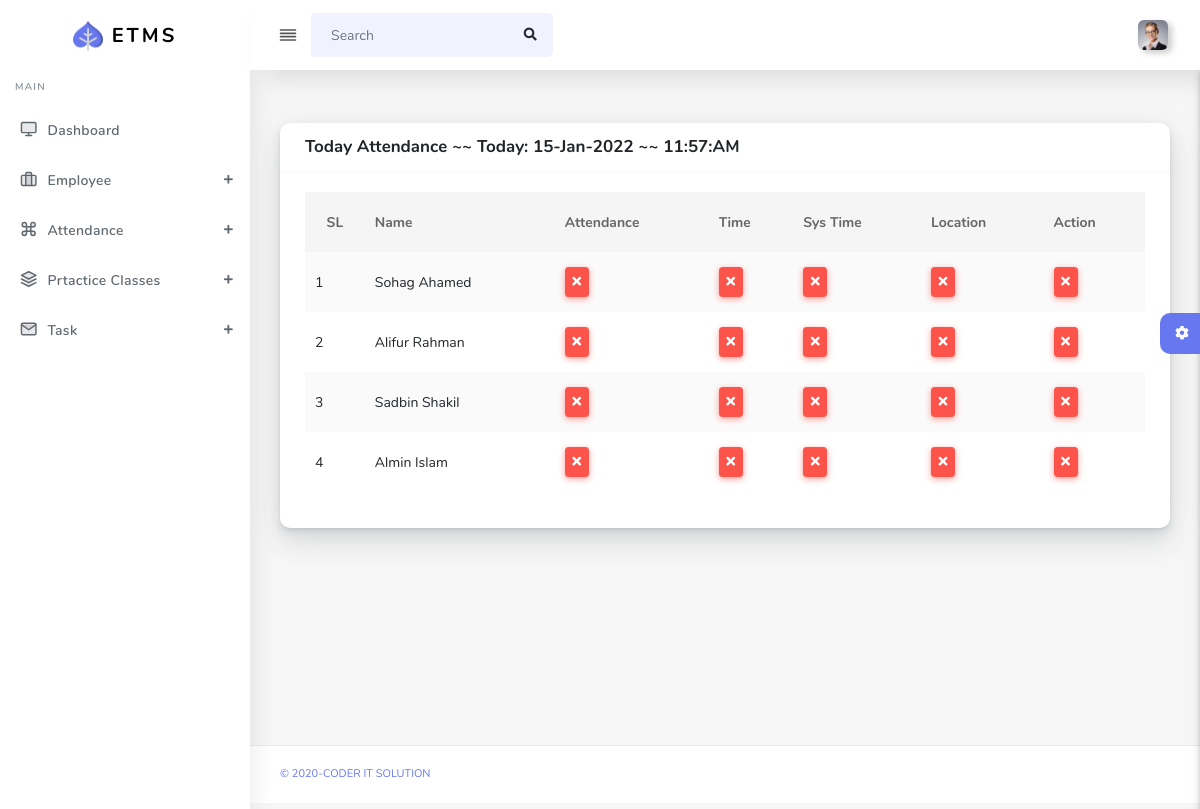
/admin/attToday.php (signed in), run on the app's committed database.
### tables this page shows
CREATE TABLE `em_user` (
  `u_id` int(255) NOT NULL,
  `first_name` varchar(255) NOT NULL,
  `last_name` varchar(255) NOT NULL,
  `email` varchar(255) NOT NULL,
  `mobile` varchar(255) NOT NULL,
  `birthday` varchar(255) NOT NULL,
  `blood_group` varchar(255) NOT NULL,
  `father_name` varchar(255) NOT NULL,
  `mother_name` varchar(255) NOT NULL,
  `parents_number` varchar(255) NOT NULL,
  `education` varchar(255) NOT NULL,
  `address` text NOT NULL,
  `password` varchar(255) NOT NULL,
  `register_time` datetime NOT NULL,
  `email_verify` varchar(100) NOT NULL,
  `email_verify_code` varchar(255) NOT NULL,
  `mobile_verify` varchar(100) NOT NULL DEFAULT '0',
  `mobile_verify_code` int(255) NOT NULL,
  `photo` varchar(255) NOT NULL,
  `reset_code` int(11) DEFAULT NULL
);

### function.php (called while the page is built, shortened)
<?php
	require_once("config.php");
	function checkAttendance($user_id,$checkDate){
		global $pdo;
		$stm=$pdo->prepare("SELECT * FROM em_attendance WHERE em_id=? AND DATE(user_time)=?");
		$stm->execute(array($user_id,$checkDate));
	 	return $result = $stm->rowCount();
	}
 ?>

### admin/attToday.php (the view)
<?php require_once('header.php');?>
 <div class="row">
              <div class="col-12">
                <div class="card">
                  <div class="card-header">
                    <h4>Today Attendance ~~ <span>Today: <?php echo date('d-M-Y ~~ h:i:A'); ?> </span></h4>
                  </div>
                  <div class="card-body">
                    <div class="table-responsive">
                      <table class="table table-striped">
                        <thead>
                          <tr>
                            <th class="text-center">
                              SL
                            </th>
                            <th>Name</th>
                            <th>Attendance</th>
                            <th>Time</th>
                            <th>Sys Time</th>
                            <th>Location</th>
                            <th>Action</th>
                        </thead>
                        <tbody>
                        	<?php
                        		$stm = $pdo->prepare("SELECT * FROM em_user");
                        		$stm->execute();
                        		$result = $stm->fetchAll(PDO::FETCH_ASSOC);
                        		$a=1;
                        		$today=date('Y-m-d');
                        		foreach($result as $row):
                        	 ?>
                         	<tr>
                            	<td><?php echo $a;$a++; ?></td>
                            	<td><?php echo $row['first_name']." ".$row['last_name']; ?></td>
                            	<td><?php
                            		if(checkAttendance($row['u_id'],$today) == 1 ){
                            			echo '<span class="btn btn-success btn-circle btn-sm"><i class="fas fa-check"></i><span>';
                            		}else{
                            			echo '<span class="btn btn-danger btn-circle btn-sm"><i class="fas fa-times"></i><span>';
                            		}
                            	?></td>
                            	<td><?php
                            		if(checkAttendance($row['u_id'],$today) == 1 ){
                            			$user_time = checkAttInfo($row['u_id'],$today,'user_time');
			                                echo date('h:i:A',strtotime($user_time));
                            		}else{
                            			echo '<span class="btn btn-danger btn-circle btn-sm"><i class="fas fa-times"></i><span>';
                            		}
                            	?></td>
                            	<td><?php
                            		if(checkAttendance($row['u_id'],$today) == 1 ){
                            			$user_time = checkAttInfo($row['u_id'],$today,'sys_time');
			                                echo date('h:i:A',strtotime($user_time));
                            		}else{
                            			echo '<span class="btn btn-danger btn-circle btn-sm"><i class="fas fa-times"></i><span>';
                            		}
                            	?></td>
                            	<td><?php
                            		if(checkAttendance($row['u_id'],$today) == 1 ){
                            		?>
                            		<a href="#" data-toggle="modal" data-target="#viewModal<?php echo $row['u_id']; ?>" class="btn btn-success"><i class="fa fa-eye">Location</i></a>
									        <div class="modal fade" id="viewModal<?php echo $row['u_id']; ?>" tabindex="-1" role="dialog" aria-labelledby="exampleModalLabel"
									          aria-hidden="true">
									          <div class="modal-dialog" role="document">
									            <div class="modal-content">
									              <div class="modal-header">
									                <h5 class="modal-title" id="exampleModalLabel"><?php echo $row['first_name']." ".$row['last_name']; ?>'s Location</h5>
									                <button type="button" class="close" data-dismiss="modal" aria-label="Close">
									                  <span aria-hidden="true">&times;</span>
									                </button>
									              </div>
									              <div class="modal-body">
									              	<?php
									              		$latitude =checkAttInfo($row['u_id'],$today,'latitude');
									              		$longitude =checkAttInfo($row['u_id'],$today,'longitude');
									              	 ?>
									              		 <iframe style="border:0" src="https://www.google.com/maps/embed/v1/place?q=<?php echo $latitude; ?>,<?php echo $longitude;?>&amp;key=AIzaSyCw-BKYqt_gpvdrB6kAu30hN8t_jugXaPU" width="100%" height="450" frameborder="0"></iframe>
									             </div>
									            </div>
									          </div>
									        </div>
                            		<?php
                            		}else{
                            			echo '<span class="btn btn-danger btn-circle btn-sm"><i class="fas fa-times"></i><span>';
                            		}
                            	?></td>
                                <td><?php
                                    if(checkAttendance($row['u_id'],$today) == 1 ){
                                    ?>
                                    <a href="#" data-toggle="modal" data-target="#viewmoreModal<?php echo $row['u_id']; ?>" class="btn btn-primary"><i class="fa fa-eye">View More</i></a>
                                            <div class="modal fade" id="viewmoreModal<?php echo $row['u_id']; ?>" tabindex="-1" role="dialog" aria-labelledby="exampleModalLabel"
                                              aria-hidden="true">
                                              <div class="modal-dialog" role="document">
                                                <div class="modal-content">
                                                  <div class="modal-header">
                                                    <h5 class="modal-title" id="exampleModalLabel"><?php echo $row['first_name']." ".$row['last_name']; ?>'s Details</h5>
                                                    <button type="button" class="close" data-dismiss="modal" aria-label="Close">
                                                      <span aria-hidden="true">&times;</span>
                                                    </button>
                                                  </div>
                                                  <div class="modal-body">
                                                    <?php
                                                        $ip_address =checkAttInfo($row['u_id'],$today,'ip_address');
                                                        $device_details =checkAttInfo($row['u_id'],$today,'device_details');
                                                     ?>
                                                        <table class="table">
                                                            <tr>
                                                                <th>Ip Address</th>
                                                                <td> <?php echo $ip_address ?> </td>
                                                            </tr>
                                                            <tr>
                                                                <th>Devise Details</th>
                                                                <td> <?php echo $device_details ?> </td>
                                                            </tr>
                                                        </table>
                                                 </div>
                                                </div>
                                              </div>
                                            </div>
                                    <?php
                                    }else{
                                        echo '<span class="btn btn-danger btn-circle btn-sm"><i class="fas fa-times"></i><span>';
                                    }
                                ?></td>
                         	</tr>
                         		<?php endforeach; ?>
                        </tbody>
                      </table>
                    </div>
                  </div>
                </div>
              </div>
            </div>
<?php require_once('footer.php');?>

### data on the page
em_user: first_name "Sohag", last_name "Ahamed"
em_user: first_name "Alifur", last_name "Rahman"
em_user: first_name "Sadbin", last_name "Shakil"
em_user: first_name "Almin", last_name "Islam"
